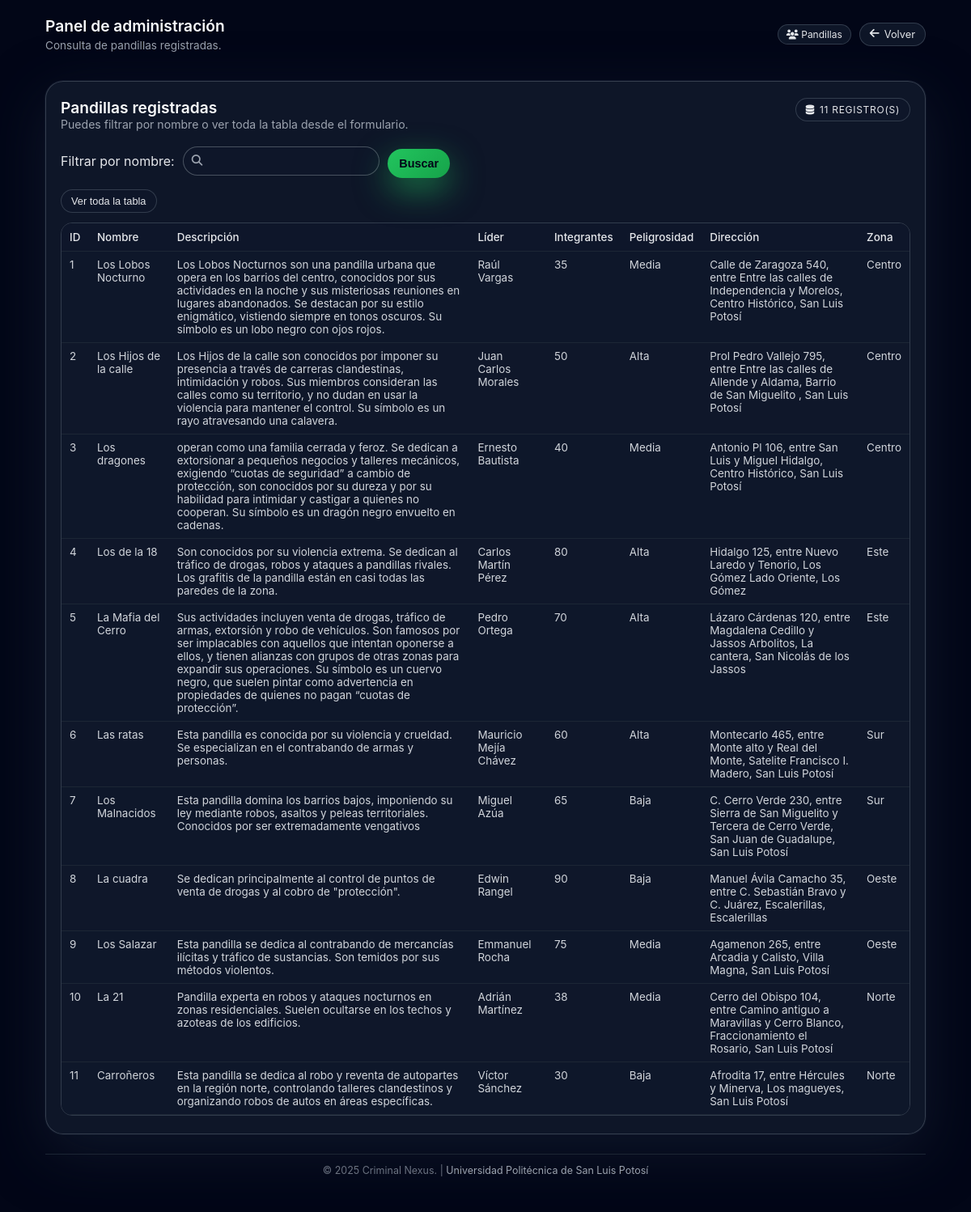
/app/administrador/consultapandillas.php, run on the app's committed database.
### tables this page shows
CREATE TABLE `pandillas` (
  `id_Pandilla` int(11) NOT NULL,
  `nombre` varchar(100) DEFAULT NULL,
  `descripcion` text DEFAULT NULL,
  `lider` varchar(100) DEFAULT NULL,
  `numero_aproximado_de_integrantes` int(11) DEFAULT NULL,
  `edades_aproximadas` varchar(50) DEFAULT NULL,
  `perfil_Red_Social` varchar(100) DEFAULT NULL,
  `edades` varchar(50) DEFAULT NULL,
  `Horario_de_reunion` varchar(50) DEFAULT NULL,
  `peligrosidad` enum('Baja','Media','Alta','') DEFAULT NULL,
  `direccion` int(11) DEFAULT NULL,
  `fecha_de_aniversario` date DEFAULT NULL
);

CREATE TABLE `ubicacion` (
  `id_direccion` int(11) NOT NULL,
  `id_Pandilla` int(11) DEFAULT NULL,
  `latitud` decimal(65,28) DEFAULT NULL,
  `longitud` decimal(65,28) DEFAULT NULL,
  `punto_reunion` varchar(100) DEFAULT NULL,
  `calle` varchar(100) DEFAULT NULL,
  `numero_de_calle` int(11) DEFAULT NULL,
  `entre_calles` varchar(100) DEFAULT NULL,
  `colonia` varchar(100) DEFAULT NULL,
  `localidad` varchar(100) DEFAULT NULL,
  `zona` varchar(100) DEFAULT NULL,
  `municipio` varchar(100) DEFAULT NULL
);

### app/administrador/consultapandillas.php (the view, shortened to what this page needs)
<?php
require __DIR__ . '/../php/conexion.php';
$nombreFiltro = trim($_POST['nombre'] ?? '');
$todaTabla    = isset($_POST['toda_tabla']) && $_POST['toda_tabla'] === 'true';
$sql = "
    SELECT
        p.id_Pandilla,
        p.nombre,
        p.descripcion,
        p.lider,
        p.numero_aproximado_de_integrantes,
        p.edades_aproximadas,
        p.perfil_Red_Social,
        p.Horario_de_reunion,
        p.peligrosidad,
        p.direccion,
        p.fecha_de_aniversario,
        u.calle,
        u.numero_de_calle,
        u.entre_calles,
        u.colonia,
        u.localidad,
        u.zona
    FROM pandillas p
    LEFT JOIN ubicacion u ON p.id_Pandilla = u.id_Pandilla
";
$sql .= " ORDER BY p.id_Pandilla ASC";
$stmt = mysqli_prepare($conexion, $sql);
mysqli_stmt_execute($stmt);
$resultado = mysqli_stmt_get_result($stmt);
$pandillas = [];
if ($resultado) {
    while ($fila = mysqli_fetch_assoc($resultado)) {
        $pandillas[] = $fila;
    }
}
?>
<!DOCTYPE html>
<html lang="es">
<head>
    <link rel="stylesheet" href="../login.css">
    <link rel="stylesheet"
          href="https://cdnjs.cloudflare.com/ajax/libs/font-awesome/6.5.2/css/all.min.css">
</head>
<body>
<div class="app-shell">
    <header class="app-header">
        <div class="app-header-left">
            <h1 class="app-title">Panel de administración</h1>
            <p class="app-subtitle">Consulta de pandillas registradas.</p>
        </div>
        <div class="app-header-right">
            <span class="badge">
                <i class="fa-solid fa-users"></i>&nbsp;Pandillas
            </span>
            <a href="SubmenuPandillas.html" class="btn-ghost">
                <i class="fa-solid fa-arrow-left"></i>
                Volver
            </a>
        </div>
    </header>
    <main class="app-main">
        <section class="data-card">
            <div class="data-header">
                <div>
                    <h2>Pandillas registradas</h2>
                    <p>
                        <?php if ($todaTabla): ?>
                            Mostrando toda la tabla de pandillas.
                        <?php elseif ($nombreFiltro !== ''): ?>
                            Resultados para: <strong><?php echo htmlspecialchars($nombreFiltro); ?></strong>
                        <?php else: ?>
                            Puedes filtrar por nombre o ver toda la tabla desde el formulario.
                        <?php endif; ?>
                    </p>
                </div>
                <span class="data-pill">
                    <i class="fa-solid fa-database"></i>
                    <?php echo count($pandillas); ?> registro(s)
                </span>
            </div>
            <form method="POST" class="filter-form">
                <label for="nombre">Filtrar por nombre:</label>
                <div class="field-inner" style="max-width:260px;">
                    <i class="fa-solid fa-magnifying-glass"></i>
                    <input type="text" name="nombre" id="nombre"
                           value="<?php echo htmlspecialchars($nombreFiltro); ?>">
                </div>
                <button type="submit" class="btn-primary" style="width:auto;">
                    Buscar
                </button>
            </form>
            <form method="POST" style="margin-bottom: 12px;">
                <button type="submit" class="btn-ghost" style="width:auto;">
                    Ver toda la tabla
                </button>
            </form>
            <div class="data-table-wrapper">
                <table>
                    <thead>
                        <tr>
                            <th>ID</th>
                            <th>Nombre</th>
                            <th>Descripción</th>
                            <th>Líder</th>
                            <th>Integrantes</th>
                            <th>Peligrosidad</th>
                            <th>Dirección</th>
                            <th>Zona</th>
                        </tr>
                    </thead>
                    <tbody>
                    <?php if (empty($pandillas)): ?>
                        <tr>
                            <td colspan="8">No se encontraron pandillas con los criterios especificados.</td>
                        </tr>
                    <?php else: ?>
                        <?php foreach ($pandillas as $row): ?>
                            <tr>
                                <td><?php echo htmlspecialchars($row['id_Pandilla']); ?></td>
                                <td><?php echo htmlspecialchars($row['nombre']); ?></td>
                                <td><?php echo htmlspecialchars($row['descripcion']); ?></td>
                                <td><?php echo htmlspecialchars($row['lider']); ?></td>
                                <td><?php echo htmlspecialchars($row['numero_aproximado_de_integrantes']); ?></td>
                                <td><?php echo htmlspecialchars($row['peligrosidad']); ?></td>
                                <td>
                                    <?php
                                        $dir = $row['calle'] . ' ' . $row['numero_de_calle'];
                                        if (!empty($row['entre_calles'])) {
                                            $dir .= ', entre ' . $row['entre_calles'];
                                        }
                                        $dir .= ', ' . $row['colonia'] . ', ' . $row['localidad'];
                                        echo htmlspecialchars($dir);
                                    ?>
                                </td>
                                <td><?php echo htmlspecialchars($row['zona']); ?></td>
                            </tr>
                        <?php endforeach; ?>
                    <?php endif; ?>
                    </tbody>
                </table>
            </div>
        </section>
    </main>
    <footer class="site-footer">
        <p>&copy; 2025 Criminal Nexus. |
            <a target="_blank" href="http://upslp.edu.mx/">Universidad Politécnica de San Luis Potosí</a>
        </p>
    </footer>
</div>
</body>
</html>

### app/login.css (style rules this page uses)
*, *::before, *::after { margin: 0; padding: 0; box-sizing: border-box; }
html, body { height: 100%; }
body { font-family: 'Inter', system-ui, -apple-system, BlinkMacSystemFont, "Segoe UI", sans-serif; background: radial-gradient(circle at top, #020617 0, #020617 45%, #020617 100%); color: #e5e7eb; -webkit-font-smoothing: antialiased; }
a { color: inherit; text-decoration: none; }
.site-footer { margin-top: 24px; padding: 12px 16px 16px; text-align: center; font-size: 0.78rem; color: #6b7280; border-top: 1px solid rgba(31, 41, 55, 0.9); }
.site-footer a { color: #9ca3af; }
.field-inner { display: flex; align-items: center; gap: 8px; padding: 9px 10px; border-radius: 999px; border: 1px solid rgba(75, 85, 99, 0.95); background: rgba(15, 23, 42, 0.96); transition: border-color 0.18s ease, box-shadow 0.18s ease, background-color 0.18s ease; }
.field-inner i { font-size: 0.85rem; color: #9ca3af; }
.field-inner input { flex: 1; border: none; outline: none; background: transparent; color: #e5e7eb; font-size: 0.9rem; }
.btn-primary { margin-top: 6px; width: 100%; border: none; border-radius: 999px; padding: 10px 14px; background: linear-gradient(135deg, #22c55e, #16a34a); color: #020617; font-size: 0.9rem; font-weight: 600; cursor: pointer; display: inline-flex; align-items: center; justify-content: center; gap: 8px; box-shadow: 0 15px 40px rgba(34, 197, 94, 0.55), 0 0 0 1px rgba(15, 23, 42, 0.9); transition: transform 0.12s ease, box-shadow 0.15s ease, filter 0.15s ease; }
.app-shell { min-height: 100vh; max-width: 1120px; margin: 0 auto; padding: 20px 16px 32px; display: flex; flex-direction: column; }
.app-header { display: flex; align-items: center; justify-content: space-between; gap: 12px; margin-bottom: 24px; }
.app-header-left { display: flex; flex-direction: column; gap: 4px; }
.app-title { font-size: 1.2rem; font-weight: 600; color: #f9fafb; }
.app-subtitle { font-size: 0.85rem; color: #9ca3af; }
.app-header-right { display: flex; align-items: center; gap: 10px; }
.badge { padding: 4px 10px; border-radius: 999px; border: 1px solid rgba(55, 65, 81, 0.9); font-size: 0.75rem; color: #e5e7eb; background: rgba(15, 23, 42, 0.96); }
.btn-ghost { border-radius: 999px; border: 1px solid rgba(55, 65, 81, 0.9); background: rgba(15, 23, 42, 0.96); padding: 6px 12px; font-size: 0.8rem; color: #e5e7eb; cursor: pointer; display: inline-flex; align-items: center; gap: 6px; transition: border-color 0.18s ease, background-color 0.18s ease, color 0.18s ease, transform 0.12s ease; }
.btn-ghost i { font-size: 0.85rem; }
.app-main { flex: 1; }

### app/administrador/consultapandillas.php (style rules this page uses)
.data-card { margin-top: 12px; border-radius: 22px; background: rgba(15, 23, 42, 0.97); border: 1px solid rgba(55, 65, 81, 0.95); padding: 20px 18px 22px; box-shadow: 0 22px 70px rgba(15, 23, 42, 0.96), 0 0 0 1px rgba(15, 23, 42, 0.95); }
.data-header { display: flex; align-items: flex-start; justify-content: space-between; gap: 16px; margin-bottom: 16px; }
.data-header h2 { font-size: 1.2rem; font-weight: 600; color: #f9fafb; }
.data-header p { font-size: 0.88rem; color: #9ca3af; }
.data-pill { display: inline-flex; align-items: center; padding: 6px 12px; border-radius: 999px; font-size: 0.75rem; letter-spacing: 0.06em; text-transform: uppercase; border: 1px solid rgba(55, 65, 81, 0.9); background: rgba(15, 23, 42, 0.96); color: #e5e7eb; gap: 6px; }
.data-table-wrapper { overflow-x: auto; border-radius: 14px; border: 1px solid rgba(55, 65, 81, 0.9); }
table { width: 100%; border-collapse: collapse; font-size: 0.84rem; }
thead { background: rgba(15, 23, 42, 0.98); }
thead th { text-align: left; padding: 9px 10px; font-weight: 500; color: #e5e7eb; border-bottom: 1px solid rgba(31, 41, 55, 0.9); white-space: nowrap; }
tbody tr:nth-child(even) { background: rgba(15, 23, 42, 0.96); }
tbody tr:nth-child(odd) { background: rgba(15, 23, 42, 0.93); }
tbody td { padding: 8px 10px; border-bottom: 1px solid rgba(31, 41, 55, 0.9); color: #d1d5db; vertical-align: top; }
.filter-form { margin-bottom: 14px; display: flex; flex-wrap: wrap; gap: 10px; align-items: center; }
.filter-form input[type="text"] { min-width: 200px; }

### data on the page
pandillas: id_Pandilla "1", nombre "Los Lobos Nocturno", descripcion "Los Lobos Nocturnos son una pandilla urbana que opera en los barrios del centro, conocidos por sus actividades en la noche y sus misteriosas reuniones en lugares abandonados. Se destacan por su estilo enigmático, vistiendo siempre en tonos oscuros. Su símbolo es un lobo negro con ojos rojos.", lider "Raúl Vargas", numero_aproximado_de_integrantes "35", peligrosidad "Media", direccion.localidad "Calle de Zaragoza 540, entre Entre las calles de Independencia y Morelos, Centro Histórico, San Luis Potosí", direccion.zona "Centro"
pandillas: id_Pandilla "2", nombre "Los Hijos de la calle", descripcion "Los Hijos de la calle son conocidos por imponer su presencia a través de carreras clandestinas, intimidación y robos. Sus miembros consideran las calles como su territorio, y no dudan en usar la violencia para mantener el control. Su símbolo es un rayo atravesando una calavera.", lider "Juan Carlos Morales", numero_aproximado_de_integrantes "50", peligrosidad "Alta", direccion.localidad "Prol Pedro Vallejo 795, entre Entre las calles de Allende y Aldama, Barrio de San Miguelito , San Luis Potosí", direccion.zona "Centro"
pandillas: id_Pandilla "3", nombre "Los dragones", descripcion "operan como una familia cerrada y feroz. Se dedican a extorsionar a pequeños negocios y talleres mecánicos, exigiendo “cuotas de seguridad” a cambio de protección, son conocidos por su dureza y por su habilidad para intimidar y castigar a quienes no cooperan. Su símbolo es un dragón negro envuelto en cadenas.", lider "Ernesto Bautista", numero_aproximado_de_integrantes "40", peligrosidad "Media", direccion.localidad "Antonio Pl 106, entre San Luis y Miguel Hidalgo, Centro Histórico, San Luis Potosí", direccion.zona "Centro"
pandillas: id_Pandilla "4", nombre "Los de la 18", descripcion "Son conocidos por su violencia extrema. Se dedican al tráfico de drogas, robos y ataques a pandillas rivales. Los grafitis de la pandilla están en casi todas las paredes de la zona.", lider "Carlos Martín Pérez", numero_aproximado_de_integrantes "80", peligrosidad "Alta", direccion.localidad "Hidalgo 125, entre Nuevo Laredo y Tenorio, Los Gómez Lado Oriente, Los Gómez", direccion.zona "Este"
pandillas: id_Pandilla "5", nombre "La Mafia del Cerro", descripcion "Sus actividades incluyen venta de drogas, tráfico de armas, extorsión y robo de vehículos. Son famosos por ser implacables con aquellos que intentan oponerse a ellos, y tienen alianzas con grupos de otras zonas para expandir sus operaciones. Su símbolo es un cuervo negro, que suelen pintar como advertencia en propiedades de quienes no pagan “cuotas de protección”.", lider "Pedro Ortega", numero_aproximado_de_integrantes "70", peligrosidad "Alta", direccion.localidad "Lázaro Cárdenas 120, entre Magdalena Cedillo y Jassos Arbolitos, La cantera, San Nicolás de los Jassos", direccion.zona "Este"
pandillas: id_Pandilla "6", nombre "Las ratas", descripcion "Esta pandilla es conocida por su violencia y crueldad. Se especializan en el contrabando de armas y personas.", lider "Mauricio Mejía Chávez", numero_aproximado_de_integrantes "60", peligrosidad "Alta", direccion.localidad "Montecarlo 465, entre Monte alto y Real del Monte, Satelite Francisco I. Madero, San Luis Potosí", direccion.zona "Sur"
pandillas: id_Pandilla "7", nombre "Los Malnacidos", descripcion "Esta pandilla domina los barrios bajos, imponiendo su ley mediante robos, asaltos y peleas territoriales. Conocidos por ser extremadamente vengativos", lider "Miguel Azúa", numero_aproximado_de_integrantes "65", peligrosidad "Baja", direccion.localidad "C. Cerro Verde 230, entre Sierra de San Miguelito y Tercera de Cerro Verde, San Juan de Guadalupe, San Luis Potosí", direccion.zona "Sur"
pandillas: id_Pandilla "8", nombre "La cuadra", descripcion "Se dedican principalmente al control de puntos de venta de drogas y al cobro de \"protección\".", lider "Edwin Rangel", numero_aproximado_de_integrantes "90", peligrosidad "Baja", direccion.localidad "Manuel Ávila Camacho 35, entre C. Sebastián Bravo y C. Juárez, Escalerillas, Escalerillas", direccion.zona "Oeste"
pandillas: id_Pandilla "9", nombre "Los Salazar", descripcion "Esta pandilla se dedica al contrabando de mercancías ilícitas y tráfico de sustancias. Son temidos por sus métodos violentos.", lider "Emmanuel Rocha", numero_aproximado_de_integrantes "75", peligrosidad "Media", direccion.localidad "Agamenon 265, entre Arcadia y Calisto, Villa Magna, San Luis Potosí", direccion.zona "Oeste"
pandillas: id_Pandilla "10", nombre "La 21", descripcion "Pandilla experta en robos y ataques nocturnos en zonas residenciales. Suelen ocultarse en los techos y azoteas de los edificios.", lider "Adrián Martínez", numero_aproximado_de_integrantes "38", peligrosidad "Media", direccion.localidad "Cerro del Obispo 104, entre Camino antiguo a Maravillas y Cerro Blanco, Fraccionamiento el Rosario, San Luis Potosí", direccion.zona "Norte"
pandillas: id_Pandilla "11", nombre "Carroñeros", descripcion "Esta pandilla se dedica al robo y reventa de autopartes en la región norte, controlando talleres clandestinos y organizando robos de autos en áreas específicas.", lider "Víctor Sánchez", numero_aproximado_de_integrantes "30", peligrosidad "Baja", direccion.localidad "Afrodita 17, entre Hércules y Minerva, Los magueyes, San Luis Potosí", direccion.zona "Norte"

### other printed values
count($pandillas) "11"
